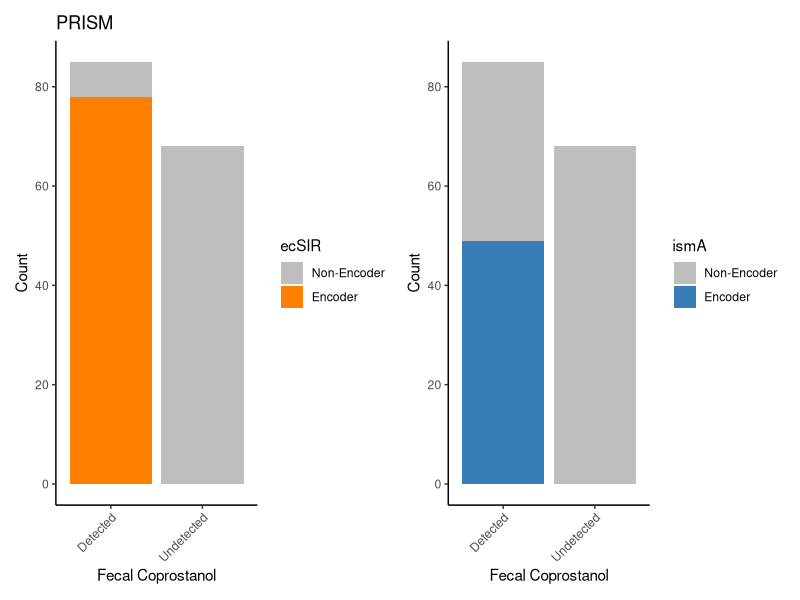
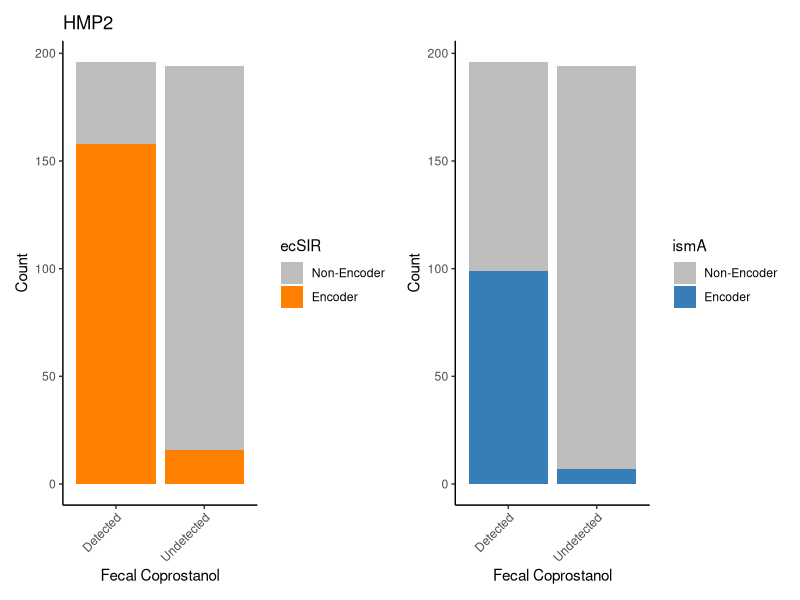
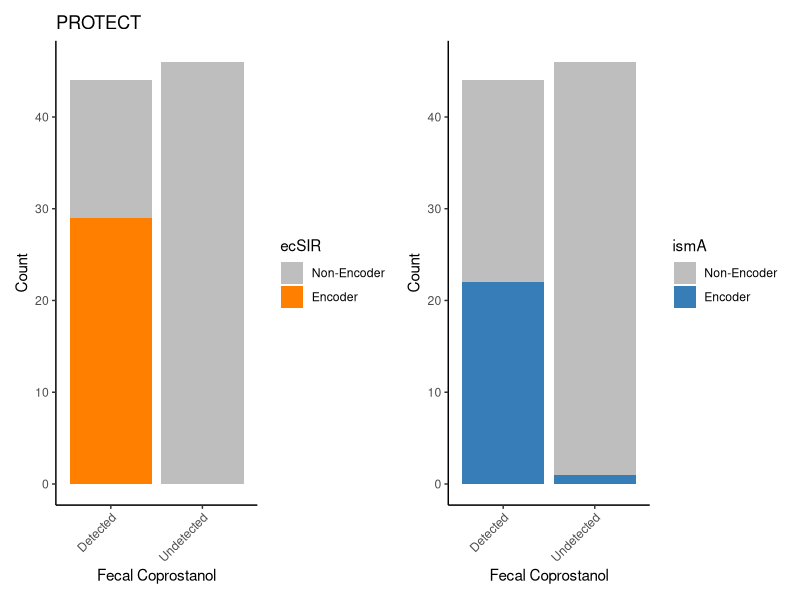
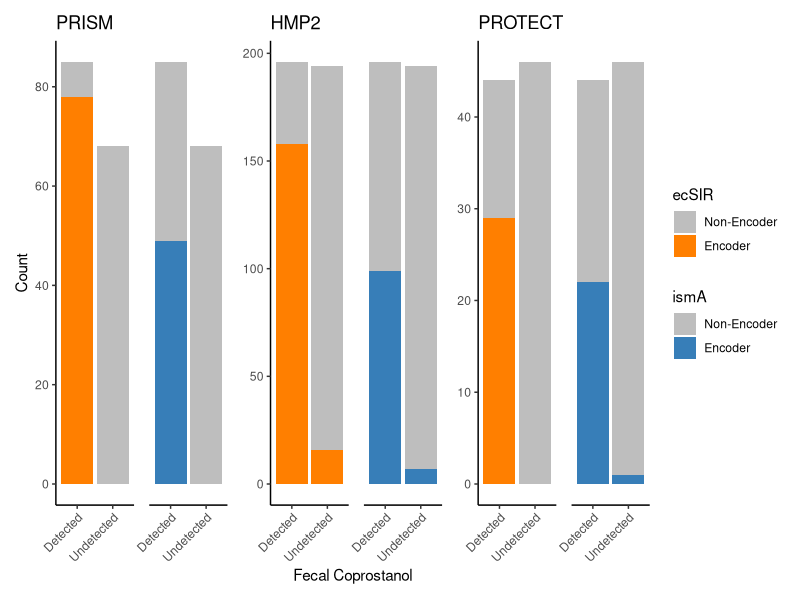
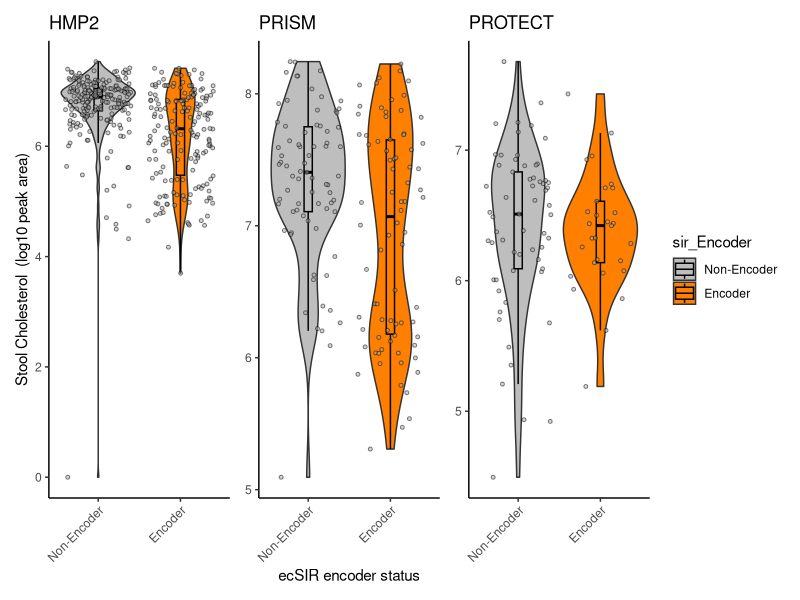
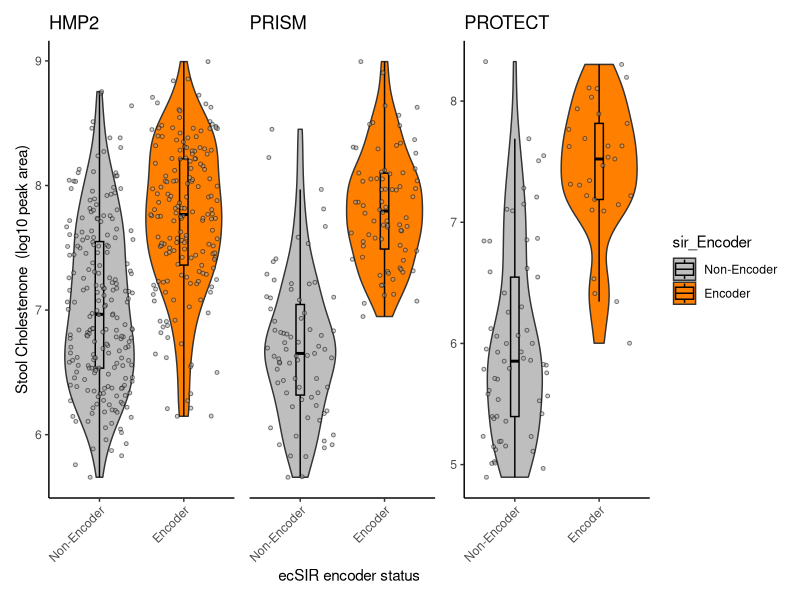
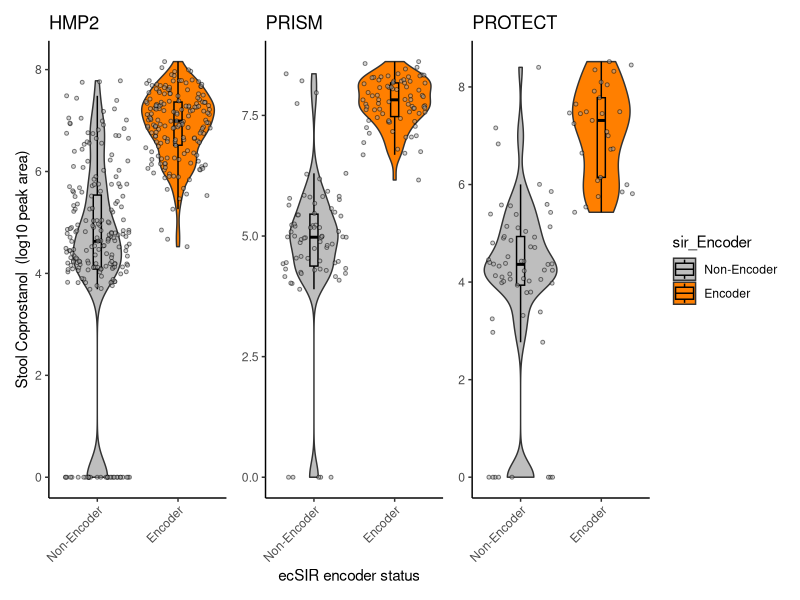
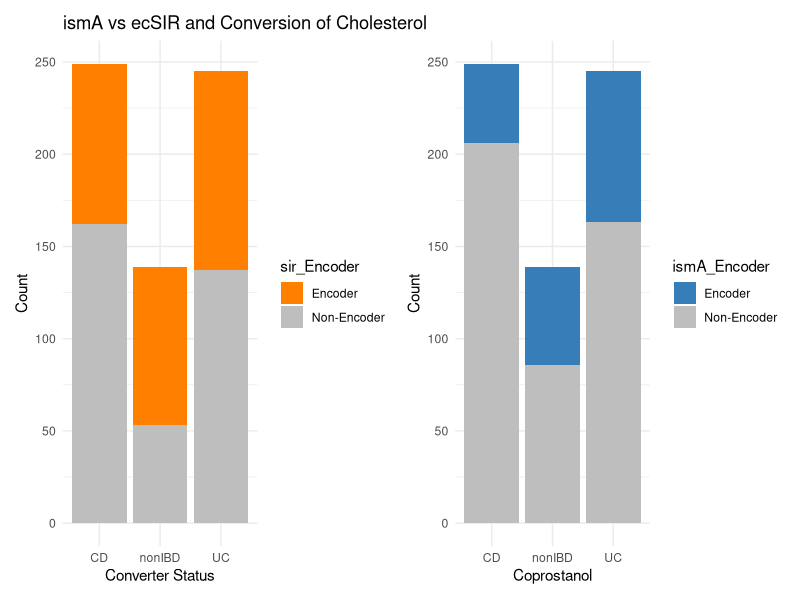

These figures' R source, in order:
## ---- chunk 1
knitr::opts_chunk$set(echo = TRUE)
library(ggplot2)
library(dplyr)

## ---- chunk 2

data <- read.csv("Tables/Supplemental_Table_Metagenomics.txt", sep="\t")

## ---- chunk 3
processed <- data %>%
  filter(total_reads >= 1000000) %>%
  mutate(sir_species_cpm = reads_mapped_sir_species / total_reads * 1000000) %>%
  mutate(ismA_species_cpm = reads_mapped_ismA_species / total_reads * 1000000) %>%
  mutate(ismA_gene_cpm = reads_mapped_ismA_gene / total_reads * 1000000) %>%
  mutate(sir_gene_cpm = reads_mapped_sir_gene / total_reads * 1000000)

# Any sample with above 2 cpm for ismA/sir is considered an encoder of that gene
processed <- processed %>%
  mutate(ismA_Encoder = ifelse(ismA_gene_cpm >= 2, "Encoder", "Non-Encoder")) %>%
  mutate(sir_Encoder = ifelse(sir_gene_cpm >= 2, "Encoder", "Non-Encoder"))

## ---- chunk 4

library(patchwork)

PRISM_area_threshold <- 1e6

ismA_summary_prism <- processed %>%
  mutate(Converter = ifelse(area_coprostanol > PRISM_area_threshold, "Converter", "Non-Converter")) %>%
  filter(Study == "PRISM") %>%
  group_by(Converter, ismA_Encoder) %>%
  summarise(Count = n(), .groups = "drop") %>%
  group_by(Converter) %>%
  mutate(Percentage = (Count / sum(Count)) * 100)

sir_summary_prism <- processed %>%
  mutate(Converter = ifelse(area_coprostanol > PRISM_area_threshold, "Converter", "Non-Converter")) %>%
  filter(Study == "PRISM") %>%
  group_by(Converter, sir_Encoder) %>%
  summarise(Count = n(), .groups = "drop") %>%
  group_by(Converter) %>%
  mutate(Percentage = (Count / sum(Count)) * 100)

sir_summary_prism$sir_Encoder <- factor(sir_summary_prism$sir_Encoder, levels = c("Non-Encoder", "Encoder"))
ismA_summary_prism$ismA_Encoder <- factor(ismA_summary_prism$ismA_Encoder, levels = c("Non-Encoder", "Encoder"))

sir_summary_prism$Converter <- factor(sir_summary_prism$Converter, levels = c("Converter", "Non-Converter"), labels = c("Detected", "Undetected"))
ismA_summary_prism$Converter <- factor(ismA_summary_prism$Converter, levels = c("Converter", "Non-Converter"), labels = c("Detected", "Undetected"))

p1 <- ggplot(sir_summary_prism, aes(x = Converter, y = Count, fill = sir_Encoder)) +
  geom_bar(stat = "identity") +
  scale_fill_manual(values = c("Encoder" = "#ff7f00", "Non-Encoder" = "gray")) +  # Custom colors
  labs(title = "PRISM",
       x = "Fecal Coprostanol",
       xlabs = ("Detected, Undetected"),
       y = "Count") +
  theme_classic() +
  guides(fill = guide_legend(title = "ecSIR"))+
  theme(axis.text.x = element_text(angle = 45, hjust = 1))

p2 <- ggplot(ismA_summary_prism, aes(x = Converter, y = Count, fill = ismA_Encoder)) +
  geom_bar(stat = "identity") +
  scale_fill_manual(values = c("Encoder" = "#377eb8", "Non-Encoder" = "gray")) +  # Custom colors
  labs(
       x = "Fecal Coprostanol",
       xlabs = ("Detected, Undetected"),
       y = "Count") +
  theme_classic() +
  guides(fill = guide_legend(title = "ismA"))+
  theme(axis.text.x = element_text(angle = 45, hjust = 1))

prism <- p1 + p2

prism

## ---- chunk 5

library(patchwork)

HMP2_area_threshold <- 1e6

ismA_summary_hmp2 <- processed %>%
  filter(Study == "HMP2") %>%
  mutate(Converter = ifelse(area_coprostanol > HMP2_area_threshold, "Converter", "Non-Converter")) %>%
  group_by(Converter, ismA_Encoder) %>%
  summarise(Count = n(), .groups = "drop") %>%
  group_by(Converter) %>%
  mutate(Percentage = (Count / sum(Count)) * 100)

sir_summary_hmp2 <- processed %>%
  filter(Study == "HMP2") %>%
  mutate(Converter = ifelse(area_coprostanol > HMP2_area_threshold, "Converter", "Non-Converter")) %>%
  group_by(Converter, sir_Encoder) %>%
  summarise(Count = n(), .groups = "drop") %>%
  group_by(Converter) %>%
  mutate(Percentage = (Count / sum(Count)) * 100)

sir_summary_hmp2$sir_Encoder <- factor(sir_summary_hmp2$sir_Encoder, levels = c("Non-Encoder", "Encoder"))
ismA_summary_hmp2$ismA_Encoder <- factor(ismA_summary_hmp2$ismA_Encoder, levels = c("Non-Encoder", "Encoder"))

sir_summary_hmp2$Converter <- factor(sir_summary_hmp2$Converter, levels = c("Converter", "Non-Converter"), labels = c("Detected", "Undetected"))
ismA_summary_hmp2$Converter <- factor(ismA_summary_hmp2$Converter, levels = c("Converter", "Non-Converter"), labels = c("Detected", "Undetected"))

p3 <- ggplot(sir_summary_hmp2, aes(x = Converter, y = Count, fill = sir_Encoder)) +
  geom_bar(stat = "identity") +
  scale_fill_manual(values = c("Encoder" = "#ff7f00", "Non-Encoder" = "gray")
                    ) +  # Custom colors
  labs(title = "HMP2",
       x = "Fecal Coprostanol",
       xlabs = ("Detected, Undetected"),
       y = "Count",
       ) +
  theme_classic() +
  guides(fill = guide_legend(title = "ecSIR"))+
  theme(axis.text.x = element_text(angle = 45, hjust = 1))  # Rotate x-axis labels by 45 degrees

p4 <- ggplot(ismA_summary_hmp2, aes(x = Converter, y = Count, fill = ismA_Encoder)) +
  geom_bar(stat = "identity") +
  scale_fill_manual(values = c("Encoder" = "#377eb8", "Non-Encoder" = "gray")) +  # Custom colors
  labs(
       x = "Fecal Coprostanol",
       xlabs = ("Detected, Undetected"),
       y = "Count") +
  theme_classic() +
  guides(fill = guide_legend(title = "ismA"))+
  theme(axis.text.x = element_text(angle = 45, hjust = 1))

hmp2 <- p3 + p4

hmp2

## ---- chunk 6

library(patchwork)

PROTECT_area_threshold <- 1e5

ismA_summary_protect <- processed %>%
  filter(Study == "PROTECT") %>%
  mutate(Converter = ifelse(area_coprostanol > PROTECT_area_threshold, "Converter", "Non-Converter")) %>%
  group_by(Converter, ismA_Encoder) %>%
  summarise(Count = n(), .groups = "drop") %>%
  group_by(Converter) %>%
  mutate(Percentage = (Count / sum(Count)) * 100)

sir_summary_protect <- processed %>%
  filter(Study == "PROTECT") %>%
  mutate(Converter = ifelse(area_coprostanol > PROTECT_area_threshold, "Converter", "Non-Converter")) %>%
  group_by(Converter, sir_Encoder) %>%
  summarise(Count = n(), .groups = "drop") %>%
  group_by(Converter) %>%
  mutate(Percentage = (Count / sum(Count)) * 100)

sir_summary_protect$sir_Encoder <- factor(sir_summary_protect$sir_Encoder, levels = c("Non-Encoder", "Encoder"))
ismA_summary_protect$ismA_Encoder <- factor(ismA_summary_protect$ismA_Encoder, levels = c("Non-Encoder", "Encoder"))

sir_summary_protect$Converter <- factor(sir_summary_protect$Converter, levels = c("Converter", "Non-Converter"), labels = c("Detected", "Undetected"))
ismA_summary_protect$Converter <- factor(ismA_summary_protect$Converter, levels = c("Converter", "Non-Converter"), labels = c("Detected", "Undetected"))

p5 <- ggplot(sir_summary_protect, aes(x = Converter, y = Count, fill = sir_Encoder)) +
  geom_bar(stat = "identity") +
  scale_fill_manual(values = c("Encoder" = "#ff7f00", "Non-Encoder" = "gray")) +  # Custom colors
  labs(title = "PROTECT",
       x = "Fecal Coprostanol",
       xlabs = ("Detected, Undetected"),
       y = "Count") +
  theme_classic() +
  guides(fill = guide_legend(title = "ecSIR"))+
  theme(axis.text.x = element_text(angle = 45, hjust = 1))

p6 <- ggplot(ismA_summary_protect, aes(x = Converter, y = Count, fill = ismA_Encoder)) +
  geom_bar(stat = "identity") +
  theme_classic() +
  scale_fill_manual(values = c("Encoder" = "#377eb8", "Non-Encoder" = "gray")) +  # Custom colors
  labs(
       x = "Fecal Coprostanol",
       xlabs = ("Detected, Undetected"),
       y = "Count") +
  theme_classic() +
  guides(fill = guide_legend(title = "ismA"))+
  theme(axis.text.x = element_text(angle = 45, hjust = 1))

protect <- p5 + p6

protect

## ---- chunk 7

combined_plot <- p1 + p2 + p3 + p4 + p5 + p6  + plot_layout(guides = "collect", axes = "collect", nrow = 1, widths=10)

combined_plot

## ---- chunk 8

generate_violin_box_jitter_plot <- function(data, area_col, steroid_label, study) {
  ggplot(data, aes(x = sir_Encoder, y = log10(get(area_col) + 1), fill = sir_Encoder)) +
    geom_violin() +  # Create the violin plot
    scale_fill_manual(values = c("gray", "#ff7f00")) + 
    geom_boxplot(width = 0.1, color = "black", alpha = 0.2, outlier.shape = NA) +
    geom_jitter(shape = 21, size = 1, fill="darkgray", stroke = 0.5, alpha = 0.5) +  # Add points with black outline
    theme_classic() +  # Use a minimal theme
    labs(title = study,
         x = "ecSIR encoder status",
         y = paste(steroid_label, " (log10 peak area)")) +  # Add titles and axis labels
    theme(axis.text.x = element_text(angle = 45, hjust = 1))
}

generate_violin_box_jitter_plot_ismA <- function(data, area_col, steroid_label, study) {
  ggplot(data, aes(x = sir_Encoder, y = log10(get(area_col) + 1), fill = sir_Encoder)) +
    geom_violin() +  # Create the violin plot
    scale_fill_manual(values = c("gray", "#ff7f00")) + 
    geom_boxplot(width = 0.1, color = "black", alpha = 0.2, outlier.shape = NA) +
    geom_jitter(shape = 21, size = 1, fill="darkgray", stroke = 0.5, alpha = 0.5) +  # Add points with black outline
    theme_classic() +  # Use a minimal theme
    labs(title = study,
         x = "ecSIR encoder status",
         y = paste(steroid_label, " (log10 peak area)")) +  # Add titles and axis labels
    theme(axis.text.x = element_text(angle = 45, hjust = 1))
}

## ---- chunk 9

prism_data <- processed %>%
  filter(Study == "PRISM")

prism_data$sir_Encoder <- factor(prism_data$sir_Encoder, levels = c("Non-Encoder", "Encoder"))

coprostanol_prism <- generate_violin_box_jitter_plot(prism_data, "area_coprostanol","Stool Coprostanol", "PRISM")

cholesterol_prism <- generate_violin_box_jitter_plot(prism_data, "area_cholesterol", "Stool Cholesterol", "PRISM")

cholestenone_prism <- generate_violin_box_jitter_plot(prism_data, "area_cholestenone", "Stool Cholestenone", "PRISM")

wilcox.test(area_cholesterol ~ sir_Encoder, data = prism_data)

wilcox.test(area_cholestenone ~ sir_Encoder, data = prism_data)

wilcox.test(area_coprostanol ~ sir_Encoder, data = prism_data)


## ---- chunk 10

hmp2_data <- processed %>%
  filter(Study == "HMP2")

hmp2_data$sir_Encoder <- factor(hmp2_data$sir_Encoder, levels = c("Non-Encoder", "Encoder"))

coprostanol_hmp2 <- generate_violin_box_jitter_plot(hmp2_data, "area_coprostanol", "Stool Coprostanol", "HMP2")

cholesterol_hmp2 <- generate_violin_box_jitter_plot(hmp2_data, "area_cholesterol", "Stool Cholesterol", "HMP2")

cholestenone_hmp2 <- generate_violin_box_jitter_plot(hmp2_data, "area_cholestenone", "Stool Cholestenone", "HMP2")

wilcox.test(area_cholesterol ~ sir_Encoder, data = hmp2_data)

wilcox.test(area_cholestenone ~ sir_Encoder, data = hmp2_data)

wilcox.test(area_coprostanol ~ sir_Encoder, data = hmp2_data)


## ---- chunk 11

protect_data <- processed %>%
  filter(Study == "PROTECT")

protect_data$sir_Encoder <- factor(protect_data$sir_Encoder, levels = c("Non-Encoder", "Encoder"))

coprostanol_protect <- generate_violin_box_jitter_plot(protect_data, "area_coprostanol", "Stool Coprostanol", "PROTECT")

cholesterol_protect <- generate_violin_box_jitter_plot(protect_data, "area_cholesterol", "Stool Cholesterol", "PROTECT")

cholestenone_protect <- generate_violin_box_jitter_plot(protect_data, "area_cholestenone", "Stool Cholestenone", "PROTECT")

wilcox.test(area_cholesterol ~ sir_Encoder, data = protect_data)

wilcox.test(area_cholestenone ~ sir_Encoder, data = protect_data)

wilcox.test(area_coprostanol ~ sir_Encoder, data = protect_data)


## ---- chunk 12

cholesterol_hmp2 + cholesterol_prism + cholesterol_protect + plot_layout(guides = "collect", axes = "collect", nrow = 1, widths=10)


## ---- chunk 13

cholestenone_hmp2 + cholestenone_prism + cholestenone_protect + plot_layout(guides = "collect", axes = "collect", nrow = 1, widths=10)


## ---- chunk 14

coprostanol_hmp2 + coprostanol_prism + coprostanol_protect + plot_layout(guides = "collect", axes = "collect", nrow = 1, widths=10)


## ---- chunk 15
#playground
library(tidyr)
disease_summary_ismA <- processed %>%
  group_by(Diagnosis, ismA_Encoder) %>%
  summarise(Count = n(), .groups = "drop") %>%
  group_by(Diagnosis) %>%
  mutate(Percentage = (Count / sum(Count)) * 100)

disease_summary_sir <- processed %>%
  group_by(Diagnosis, sir_Encoder) %>%
  summarise(Count = n(), .groups = "drop") %>%
  group_by(Diagnosis) %>%
  mutate(Percentage = (Count / sum(Count)) * 100)


p1 <- ggplot(disease_summary_sir, aes(x = Diagnosis, y = Count, fill = sir_Encoder)) +
  geom_bar(stat = "identity") +
  scale_fill_manual(values = c("Encoder" = "#ff7f00", "Non-Encoder" = "gray")) +  # Custom colors
  labs(title = "ismA vs ecSIR and Conversion of Cholesterol",
       x = "Converter Status",
       xlabs = ("Detected, Undetected"),
       y = "Count") +
  theme_minimal()

p2 <- ggplot(disease_summary_ismA, aes(x = Diagnosis, y = Count, fill = ismA_Encoder)) +
  geom_bar(stat = "identity") +
  scale_fill_manual(values = c("Encoder" = "#377eb8", "Non-Encoder" = "gray")) +  # Custom colors
  labs(
       x = "Coprostanol",
       xlabs = ("Detected, Undetected"),
       y = "Count") +
  theme_minimal()

p1 + p2
